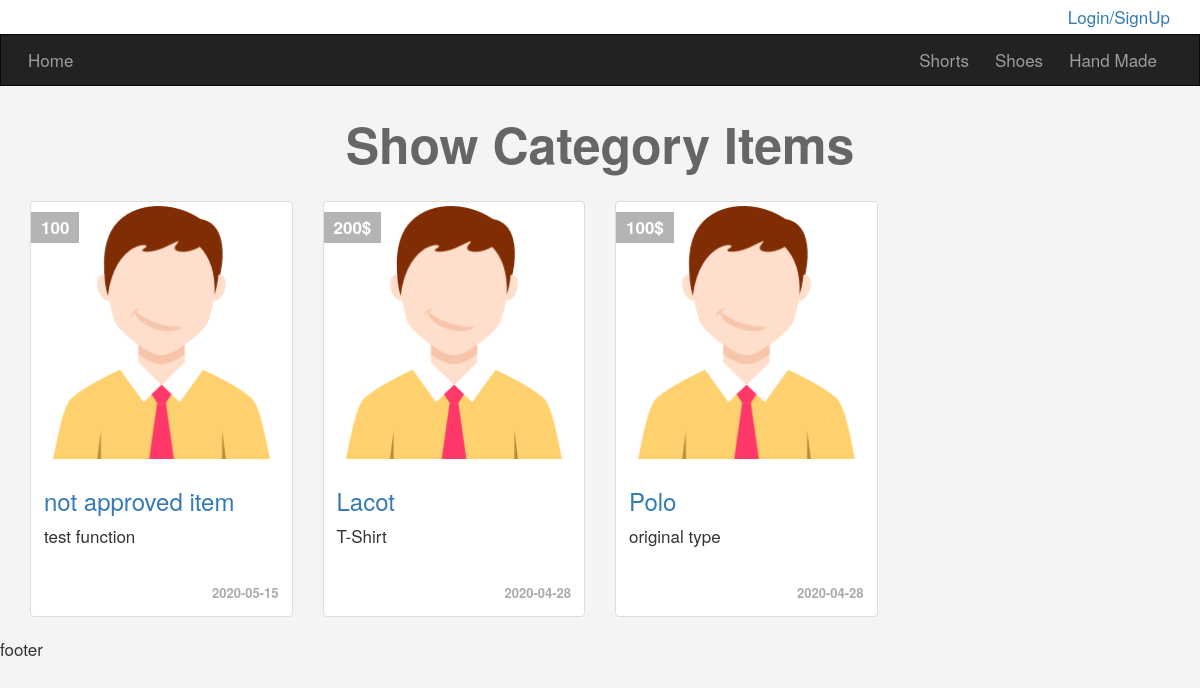
Page /categories.php?pageId=1 on the committed database.
### tables this page shows
CREATE TABLE `categories` (
  `id` int(11) NOT NULL,
  `name` varchar(255) NOT NULL,
  `description` text NOT NULL,
  `parent` int(11) NOT NULL,
  `ordering` int(11) DEFAULT NULL,
  `visibility` tinyint(4) NOT NULL DEFAULT '0',
  `allow_comments` tinyint(4) NOT NULL DEFAULT '0',
  `allow_ads` tinyint(4) NOT NULL DEFAULT '0'
);

CREATE TABLE `items` (
  `item_id` int(11) NOT NULL,
  `name` varchar(255) NOT NULL,
  `description` text NOT NULL,
  `price` varchar(255) NOT NULL,
  `add_date` date NOT NULL,
  `country_made` varchar(255) NOT NULL,
  `image` varchar(255) NOT NULL,
  `status` varchar(255) NOT NULL,
  `rating` smallint(6) NOT NULL,
  `approve` tinyint(4) NOT NULL DEFAULT '0',
  `cat_id` int(11) NOT NULL,
  `member_id` int(11) NOT NULL,
  `tags` varchar(255) NOT NULL
);

### init.php (called while the page is built, shortened)
<?php
	include('admin/connect.php');
	$tpl  = 'includes/templates/';
	$func = 'includes/functions/';
	include($func.'function.php');
	include($tpl.'header.php');
	include($tpl.'navbar.php');
?>

### includes/functions/function.php (called while the page is built, shortened)
<?php
function getAll($field,$table,$where = NULL,$and = NULL,$orderField,$ordering = 'DESC')
{
	global $con;
	$stmt = $con->prepare("SELECT $field FROM $table $where $and ORDER BY $orderField $ordering");
	$stmt->execute();
	$all = $stmt->fetchAll();
	return $all;
}
?>

### categories.php (the view)
<?php
	include('init.php');
?>
<div class="container">
	<h1 class="text-center">Show Category Items</h1>
	<div class="row">
	<?php
		if (isset($_GET['pageId']) && is_numeric($_GET['pageId']))
		{
			$category = intval($_GET['pageId']);
			$items = getAll("*","items","where cat_id = {$category}","AND approve = 1","item_id");
			foreach ($items as $item)
			{
				echo '<div class="col-sm-6 col-md-3">';
					echo '<div class="thumbnail item-box">';
						echo '<span class="price">' .$item['price']. '</span>';
						echo '<img class="img-responsive" src="img.png" alt="">';
						echo '<div class="caption">';
							echo '<h3><a href="items.php?item_id='.$item['item_id'].'">' .$item['name']. '</a></h3>';
							echo '<p>' .$item['description']. '</p>';
							echo '<div class="date">' .$item['add_date']. '</div>';
						echo '</div>';
					echo '</div>';
				echo '</div>';
			}
		}
		else
		{
			echo "You Must Add Page Id";
		}
	?>
	</div>
</div>
<?php
	include($tpl.'footer.php');
?>

### includes/templates/navbar.php (shortened to what this page needs)
<nav class="navbar navbar-inverse">
	<div class="container">
		<div class="navbar-header">
			<a class="navbar-brand" href="index.php">Home</a>
		</div>
		<div class="collapse navbar-collapse" id="app-nav">
			<ul class="nav navbar-nav navbar-right">
				<?php
					$categories = getAll("*","categories","WHERE parent = 0","","id","ASC");
					foreach ($categories as $cat)
					{
						echo '<li><a href="categories.php?pageId='.$cat['id'].'">'.$cat['name'].'</a></li>';
					}
				?>
			</ul>
		</div>
	</div>
</nav>

### layout/css/frontend.css (style rules this page uses)
body { background-color: #F4F4F4; font-size: 17px; }
h1 { font-size: 50px; margin: 30px 0; font-weight: bold; color: #666; }
.navbar { border-radius: 0; margin-bottom: 0; }
.nav > li > a, .navbar-brand { padding: 15px 13px; }
.navbar-brand { font-size: 1em; }
.item-box { position: relative; }
.item-box .price { background-color: #B4B4B4; padding: 3px 10px; position: absolute; left: 0; top: 10px; font-weight: bold; color: #FFF; }
.item-box .caption p { height: 50px; max-height: 50px; }
.thumbnail .date { text-align: right; font-size: 13px; font-weight: bold; color: #AAA; }

### rows in the picture
categories: name "Shorts"
categories: name "Shoes"
categories: name "Hand Made"
items: price "100", name "not approved item", description "test function", add_date "2020-05-15"
items: price "200$", name "Lacot", description "T-Shirt", add_date "2020-04-28"
items: price "100$", name "Polo", description "original type", add_date "2020-04-28"
